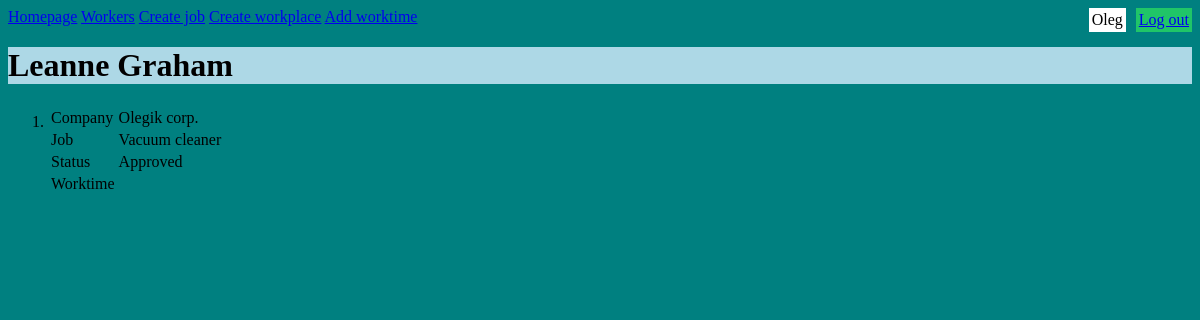
Page /workers/1 (signed in) on the committed database.
### polls/models.py (models this page shows, shortened)
class Worker(models.Model):
    name = models.CharField(max_length=200)

class WorkPlace(models.Model):
    STATUS = (('New', 'New'),
              ('Approved', 'Approved'),
              ('Cancelled', 'Cancelled'),
              ('Finished', 'Finished'))
    job = models.ForeignKey(Job, on_delete=models.CASCADE)
    worker = models.ForeignKey(Worker, on_delete=models.CASCADE, blank=True)
    status = models.CharField(max_length=15, choices=STATUS, default='New')
    week_hours_limit = models.IntegerField()
    manager = models.ForeignKey(Manager, on_delete=models.CASCADE)

class Job(models.Model):
    name = models.CharField(max_length=200)
    company = models.ForeignKey(Company, on_delete=models.CASCADE)
    def __str__(self):
        return self.name

class Company(models.Model):
    company_name = models.CharField(max_length=200)
    def __str__(self):
        return self.company_name

### polls/views.py (the view)
# urls.py: path('workers/<int:pk>', views.WorkerDetailsView.as_view(), name='worker_details'),
class WorkerDetailsView(generic.DetailView):
    template_name = 'polls/worker_details.html'
    model = Worker

### polls/templates/polls/worker_details.html
{% extends 'polls/base.html' %}
{% load i18n %}
{% block content %}
<h1>{{ worker.name }}</h1>
{% if worker.workplace_set.all %}
<ol>
    {% for place in worker.workplace_set.all %}
        <li>
            <table>
                <tr>
                    <td>{% trans "Company" %}</td>
                    <td>{{ place.job.company }}</td>
                </tr>
                <tr>
                    <td>{% trans "Job" %}</td>
                    <td>{{ place.job }}</td>
                </tr>
                <tr>
                    <td>{% trans "Status" %}</td>
                    <td>{{ place.status }}</td>
                </tr>
                <tr>
                    <td>{% trans "Worktime" %}</td>
                    <th>{{ place.worktime }}</th>
                </tr>
            </table>
        </li>
    {% endfor %}
</ol>
{% else %}
<p>No details</p>
{% endif %}
{% endblock %}

### polls/templates/polls/base.html (shortened to what this page needs)
{% load i18n %}
{% load static %}
<!DOCTYPE html>
<html>
<head>
    <link rel="stylesheet" type="text/css" href="{% static 'css/style.css' %}">
</head>
<body>
    <div>
        <a href="{% url 'index' %}">{% trans "Homepage" %}</a>
        {% if user.is_authenticated %}
        <a href="{% url 'workers' %}">{% trans "Workers" %}</a>
        <a href="{% url 'create_job' %}">{% trans "Create job" %}</a>
        <a href="{% url 'create_workplace' %}">{% trans "Create workplace" %}</a>
        <a href="{% url 'addworktime' %}">{% trans "Add worktime" %}</a>
        <a href="{% url 'logout' %}" class="auth_link">{% trans "Log out" %}</a>
        <span class="username_span">{{ user.username }}</span>
        {% else %}
        <a href="{% url 'login' %}" class="auth_link">{% trans "Log in" %}</a>
        {% endif %}
    </div>
    {% block content %}
    {% endblock %}
</body>
</html>

### polls/static/css/style.css (style rules this page uses)
h1 { background-color: lightblue; }
body { background-color: teal; }
span { background-color: white; }
.auth_link { float: right; background-color: rgb(32, 197, 104); padding: 3px; }
.username_span { float: right; background-color: white; margin-right: 10px; padding: 3px; }

### rows in the picture
Worker: name "Leanne Graham"
WorkPlace: job.company "Olegik corp.", job "Vacuum cleaner", status "Approved"

### other values in the picture
{{ user.username }} "Oleg"
